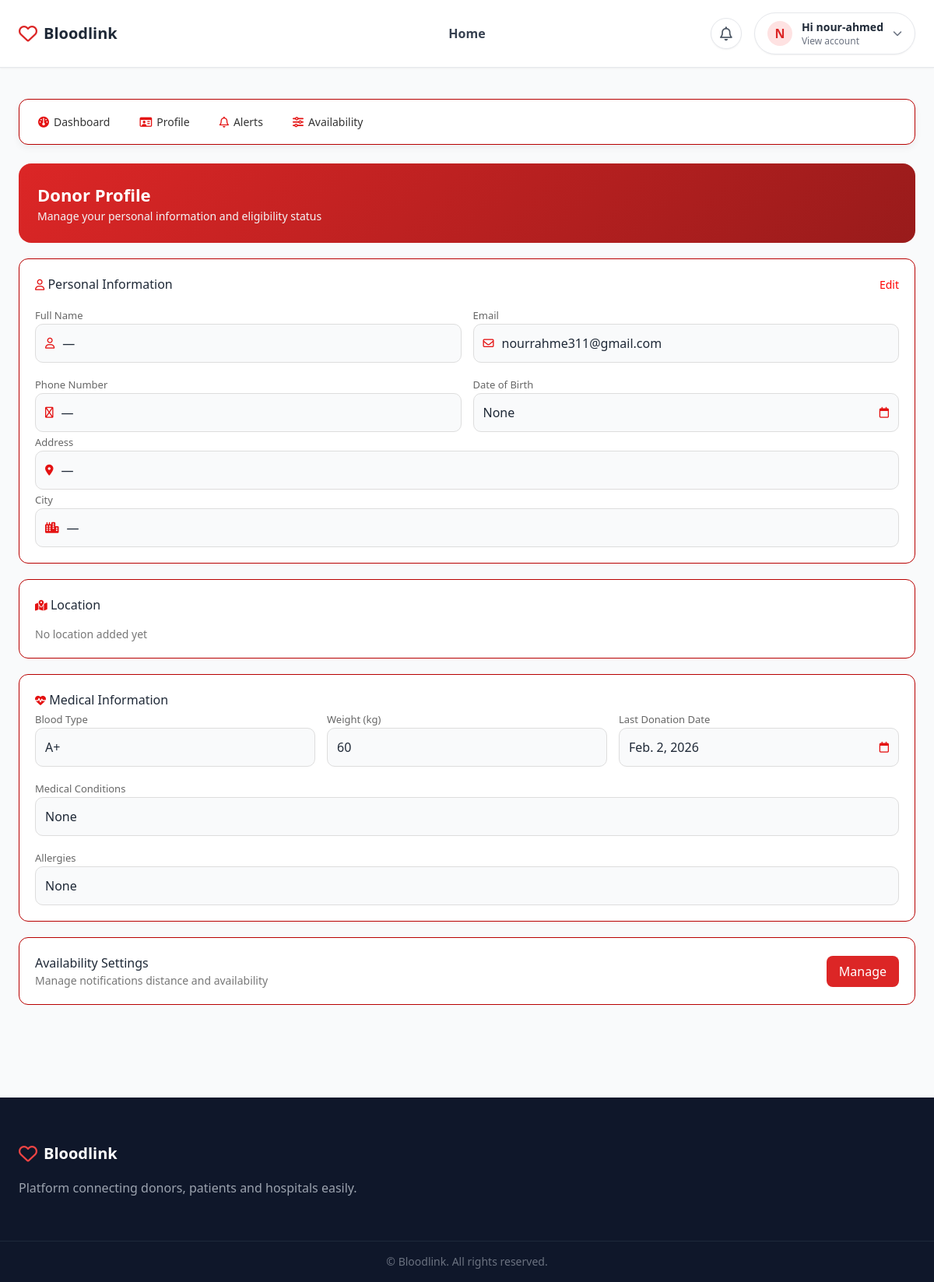
Screenshot of /donors/profile/ (signed in) with the database file from the repository.
### donors/models.py (models this page shows, shortened)
class DonorProfile(models.Model):
    BLOOD_TYPES = [
        ('A+', 'A+'), ('A-', 'A-'),
        ('B+', 'B+'), ('B-', 'B-'),
        ('AB+', 'AB+'), ('AB-', 'AB-'),
        ('O+', 'O+'), ('O-', 'O-'),
    ]
    EGYPT_CITIES = [
    ("Cairo", "Cairo"),
    ("Alexandria", "Alexandria"),
    ("Giza", "Giza"),
    ("Shubra El Kheima", "Shubra El Kheima"),
    ("Port Said", "Port Said"),
    ("Suez", "Suez"),
    ("Luxor", "Luxor"),
    ("Aswan", "Aswan"),
    ("Asyut", "Asyut"),
    ("Mansoura", "Mansoura"),
    ("Tanta", "Tanta"),
    ("Zagazig", "Zagazig"),
    ("Ismailia", "Ismailia"),
    ("Faiyum", "Faiyum"),
    ("Damietta", "Damietta"),
    ("Minya", "Minya"),
    ("Beni Suef", "Beni Suef"),
    ("Qena", "Qena"),
    ("Sohag", "Sohag"),
    ("Hurghada", "Hurghada"),
    ("Sharm El Sheikh", "Sharm El Sheikh"),
   ]
    user = models.OneToOneField(settings.AUTH_USER_MODEL, on_delete=models.CASCADE)
    full_name = models.CharField(max_length=150, blank=True)
    phone = models.CharField(max_length=30, blank=True)
    date_of_birth = models.DateField(null=True, blank=True)
    address = models.CharField(max_length=255, blank=True)
    city = models.CharField(
    max_length=100,
    choices=EGYPT_CITIES,
    blank=True,
    null=True
   )
    blood_type = models.CharField(max_length=5, choices=BLOOD_TYPES, blank=True, null=True)
    weight_kg = models.PositiveIntegerField(null=True, blank=True)
    last_donation_date = models.DateField(null=True, blank=True)
    medical_conditions = models.TextField(blank=True)
    allergies = models.TextField(blank=True)
    is_available = models.BooleanField(default=True)
    max_distance_km = models.PositiveIntegerField(default=15)
    latitude = models.DecimalField(max_digits=18, decimal_places=6, null=True, blank=True)
    longitude = models.DecimalField(max_digits=18, decimal_places=6, null=True, blank=True)

### donors/views.py (the view)
# urls.py: path("profile/", views.donor_profile, name="donor_profile"),
@login_required
def donor_profile(request):
    profile = _get_profile(request.user)
    return render(request, "donors/donor_profile.html", {"profile": profile})

### accounts/context_processors.py (called while the page is built, shortened)
def notification_count(request):
    if not request.user.is_authenticated:
        return {'notification_count': 0}
    user = request.user
    count = 0
    try:
        if hasattr(user, 'hospital_profile'):
            count = Alert.objects.filter(
                hospital=user.hospital_profile,
                is_read=False
            ).count()
        elif hasattr(user, 'donor_profile'):
            donor_profile = getattr(user, 'donorprofile', None)
            if donor_profile:
                total = BloodRequest.objects.filter(
                    target_donor=donor_profile,
                    status=BloodRequest.Status.PENDING
                ).count()
                seen = request.session.get('donor_seen_requests', 0)
                count = max(0, total - seen)
    except Exception:
        count = 0
    return {'notification_count': count}

### accounts/views.py (called while the page is built)
def base_context(request):
    if not request.user.is_authenticated:
        return {}
    return {
        'is_donor': hasattr(request.user, 'donor_profile'),
        'is_patient': hasattr(request.user, 'patient_profile'),
        'is_hospital': hasattr(request.user, 'hospital_profile'),
    }

def user_type(request):
    if not request.user.is_authenticated:
        return {}
    return {
        "user_type": (
            "donor" if hasattr(request.user, "donor_profile")
            else "patient" if hasattr(request.user, "patient_profile")
            else "hospital" if hasattr(request.user, "hospital_profile")
            else None
        )
    }

### donors/views.py (called while the page is built)
def _get_profile(user):
    profile, _ = DonorProfile.objects.get_or_create(user=user)
    return profile

### templates/donors/donor_profile.html (shortened to what this page needs)
{% extends "base.html" %}
{% block content %}
<div class="mb-6">
  {% include "donors/donor_subnav.html" with active_tab="dashboard" %}
</div>
<div class="header">
  <div>
    <div class="title">
      Donor Profile
    </div>
    <div class="text-muted">
      Manage your personal information and eligibility status
    </div>
  </div>
</div>
<div class="card">
  <div class="section-header">
    <h2><i class="fa-regular fa-user icon"></i>  Personal Information</h2>
    <a href="{% url 'donor_profile_edit' %}" class="edit-link">Edit</a>
  </div>
  <div class="grid grid-2">
    <div>
      <label class="label">Full Name</label>
      <div class="input-box with-icon">
        <i class="fa-regular fa-user icon"></i>
        <span>{{ profile.full_name|default:"—" }}</span>
      </div>
    </div>
    <div>
      <label class="label">Email</label>
      <div class="input-box with-icon">
        <i class="fa-regular fa-envelope icon"></i>
        <span>{{ user.email|default:"—" }}</span>
      </div>
    </div>
    <div>
      <label class="label">Phone Number</label>
      <div class="input-box with-icon">
        <i class="fa-regular fa-phone icon"></i>
        <span>{{ profile.phone|default:"—" }}</span>
      </div>
    </div>
    <div>
      <label class="label">Date of Birth</label>
      <div class="input-box space-between">
        <span id="Date of Birth">{{ profile.date_of_birth }}</span>
        <i class="fa-regular fa-calendar icon"></i>
      </div>
      </div>
    </div>
    <div class="full">
      <label class="label">Address</label>
      <div class="input-box with-icon">
        <i class="fa-solid fa-location-dot icon"></i>
        <span>{{ profile.address|default:"—" }}</span>
      </div>
    </div>
    <div>
  <label class="label">City</label>
  <div class="input-box with-icon">
    <i class="fa-solid fa-city icon"></i>
    <span>{{ profile.city|default:"—" }}</span>
  </div>
</div>
  </div>
<div class="card">
  <div class="section-header">
    <h2><i class="fa-solid fa-map-location-dot icon"></i> Location</h2>
  </div>
  {% if profile.latitude and profile.longitude %}
    <a class="btn" target="_blank"
       href="https://www.google.com/maps?q={{ profile.latitude }},{{ profile.longitude }}">
      Open in Google Maps
    </a>
  {% else %}
    <p class="text-muted">No location added yet</p>
  {% endif %}
</div>
<div class="card">
  <h2><i class="fa-solid fa-heart-pulse icon"></i>  Medical Information</h2>
  <div class="grid grid-3">
    <div>
      <label class="label">Blood Type</label>
      <div class="input-box">
        {{ profile.blood_type|default:"—" }}
      </div>
    </div>
    <div>
      <label class="label">Weight (kg)</label>
      <div class="input-box">
        {{ profile.weight_kg|default:"—" }}
      </div>
    </div>
    <div>
      <label class="label">Last Donation Date</label>
      <div class="input-box space-between">
        <span>
          {% if profile.last_donation_date %}
            {{ profile.last_donation_date }}
          {% else %}
            —
          {% endif %}
        </span>
        <i class="fa-regular fa-calendar icon"></i>
      </div>
    </div>
    <div class="full-3">
      <label class="label">Medical Conditions</label>
      <div class="input-box">
        {{ profile.medical_conditions|default:"None" }}
      </div>
    </div>
    <div class="full-3">
      <label class="label">Allergies</label>
      <div class="input-box">
        {{ profile.allergies|default:"None" }}
      </div>
    </div>
  </div>
</div>
<div class="card section-header" style="border: 1px solid #b80000;">
  <div>
    <h2>Availability Settings</h2>
    <p class="text-muted">Manage notifications distance and availability</p>
  </div>
  <a href="{% url 'donor_settings' %}" class="btn">
    Manage
  </a>
</div>
{% endblock %}

### templates/base.html (shortened to what this page needs)
<!doctype html>
<html lang="en">
  <head>
    <script src="https://cdn.tailwindcss.com"></script>
    <link
      href="https://cdnjs.cloudflare.com/ajax/libs/font-awesome/6.4.0/css/all.min.css"
      rel="stylesheet"
    />
  </head>
  <body class="bg-gray-50 text-gray-800">
    <header class="bg-white border-b shadow-sm">
      <div
        class="max-w-7xl mx-auto px-6 py-4 flex justify-between items-center relative"
      >
        <div class="flex items-center gap-2">
          <i class="fa-regular fa-heart text-red-600 text-2xl"></i>
          <span class="text-xl font-bold">Bloodlink</span>
        </div>
        <nav id="mobileMenu" class="font-medium">
          <a href="{% url 'home' %}" class="nav-link"> Home </a>
        </nav>
        <div class="flex items-center gap-4">
          {% if user.is_authenticated %}
          {% if user.is_authenticated %}
          <a href="{% if user.hospital_profile %}{% url 'hospital_alerts' %}{% elif user.donor_profile %}{% url 'donor_alerts' %}{% else %}{% url 'patient_dashboard' %}{% endif %}"
            class="relative inline-flex items-center justify-center w-10 h-10 rounded-full border bg-white shadow-sm hover:bg-gray-50 transition">
            <i class="fa-regular fa-bell text-gray-600 text-lg"></i>
          </a>
          {% endif %}
          <div class="relative">
            <button
              onclick="toggleMenu()"
              class="flex items-center gap-3 px-4 py-2 rounded-full border bg-white shadow-sm"
            >
              <div
                class="w-8 h-8 bg-red-100 text-red-600 rounded-full flex items-center justify-center font-bold uppercase"
              >
                {{ user.username|first }}
              </div>
              <div class="text-left">
                <p class="text-sm font-semibold">Hi {{ user.username }}</p>
                <p class="text-xs text-gray-500">View account</p>
              </div>
              <i class="fa-solid fa-chevron-down text-xs text-gray-500"></i>
            </button>
          </div>
          {% endif %}
        </div>
      </div>
    </header>
    <main class="max-w-7xl mx-auto px-6 py-10">
      {% block content %}{% endblock %}
    </main>
    <footer class="bg-slate-900 text-gray-300 mt-16">
      <div class="max-w-7xl mx-auto px-6 py-14">
        <div class="flex items-center gap-2 mb-4">
          <i class="fa-regular fa-heart text-red-500 text-2xl"></i>
          <span class="text-xl font-bold text-white">Bloodlink</span>
        </div>
        <p class="text-gray-400">
          Platform connecting donors, patients and hospitals easily.
        </p>
      </div>
      <div
        class="border-t border-slate-800 text-gray-500 text-sm text-center py-4"
      >
        © {{ now|date:"Y" }} Bloodlink. All rights reserved.
      </div>
    </footer>
  </body>
</html>

### templates/base.html (style rules this page uses)
.nav-link { display: block; padding: 8px 14px; font-weight: 600; color: #374151; transition: 0.3s; border-radius: 10px; }
@media (min-width: 1025px) { #mobileMenu { display: flex !important; flex-direction: row; gap: 18px; align-items: center; justify-content: center; position: absolute; left: 50%; transform: translateX(-50%); top: 50%; translate: 0 -50%; width: auto; background: transparent; border: none; box-shadow: none; padding: 0; } }

### templates/donors/donor_profile.html (style rules this page uses)
.card { background: #fff; border: 1px solid #b80000; border-radius: 12px; padding: 20px; margin-bottom: 20px; }
.section-header { display: flex; justify-content: space-between; align-items: center; margin-bottom: 15px; }
.grid { display: grid; gap: 15px; }
.grid-2 { grid-template-columns: repeat(2, 1fr); }
.grid-3 { grid-template-columns: repeat(3, 1fr); }
.full { grid-column: span 2; }
.full-3 { grid-column: span 3; }
.label { font-size: 13px; color: #666; margin-bottom: 5px; }
.header { background: linear-gradient(135deg, #dc2626, #991b1b); color: white; padding: 24px; border-radius: 16px; margin-bottom: 20px; }
.title { font-size: 22px; font-weight: 600; }
.header .text-muted { color: #f3f4f6; font-size: 14px; }
.input-box { background: #f9fafb; border: 1px solid #ddd; border-radius: 10px; padding: 12px; }
.with-icon { display: flex; align-items: center; gap: 10px; }
.space-between { display: flex; justify-content: space-between; align-items: center; }
.icon { color: #e41212; }
.text-muted { color: #777; font-size: 14px; }
.btn { padding: 8px 16px; border-radius: 8px; cursor: pointer; border: 1px solid #ddd; background: white; }
.btn { background: #dc2626; color: white; border: none; }
.edit-link { color: red; font-size: 14px; text-decoration: none; }

### templates/donors/donor_subnav.html (style rules this page uses)
.icon { font-size: 14px; color: #e41212; }

### rows the page displays
DonorProfile: full_name "—", phone "—", date_of_birth "None", address "—", city "—", blood_type "A+", weight_kg "60", last_donation_date "Feb. 2, 2026", medical_conditions "None", allergies "None"

### other values shown
{{ user.username|first }} "N"
{{ user.username }} "nour-ahmed"
{{ user.email|default:"—" }} "nourrahme311@gmail.com"
